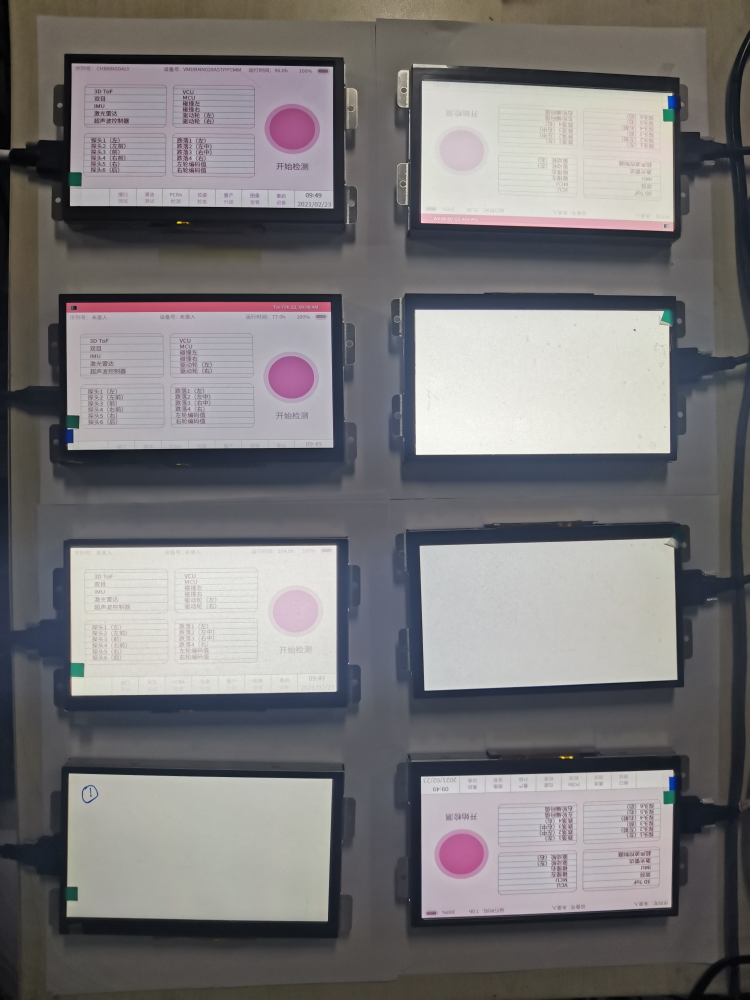
#> input picture img/1.jpeg, 3000 x 4000 px, given in place of the camera (shown at 1/4 size)
$ python main.py
#> lines starting #> are read from the running program, lines starting #| are printed output that depends on the picture; after the words box and inside, x2 and y2 are one past the last pixel; in counts of white or black regions, pixels touching at a corner belong together
#> further down, frame is the input picture: shape (4000, 3000, 3); mean B, G, R 120.7, 119.3, 121.4
### area_extract.py
import cv2 as cv
import os
import numpy as np
import copy


# [5 lines left out: function read_picture, not called in this run]


def thres_segmentation(img_src,open_kernel_size,close_kernel_size,window_num):
    """
    :param img_src: 输入图像
    :param open_kernel_size: 开操作核大小
    :param close_kernel_size: 闭操作核大小
    :param window_num: 显示屏个数
    :return: 分割结果img_result 单张图片roi_list
    """
#> called with open_kernel_size = 25, close_kernel_size = 20, window_num = 8
    img_gray = cv.cvtColor(img_src,cv.COLOR_BGR2GRAY)
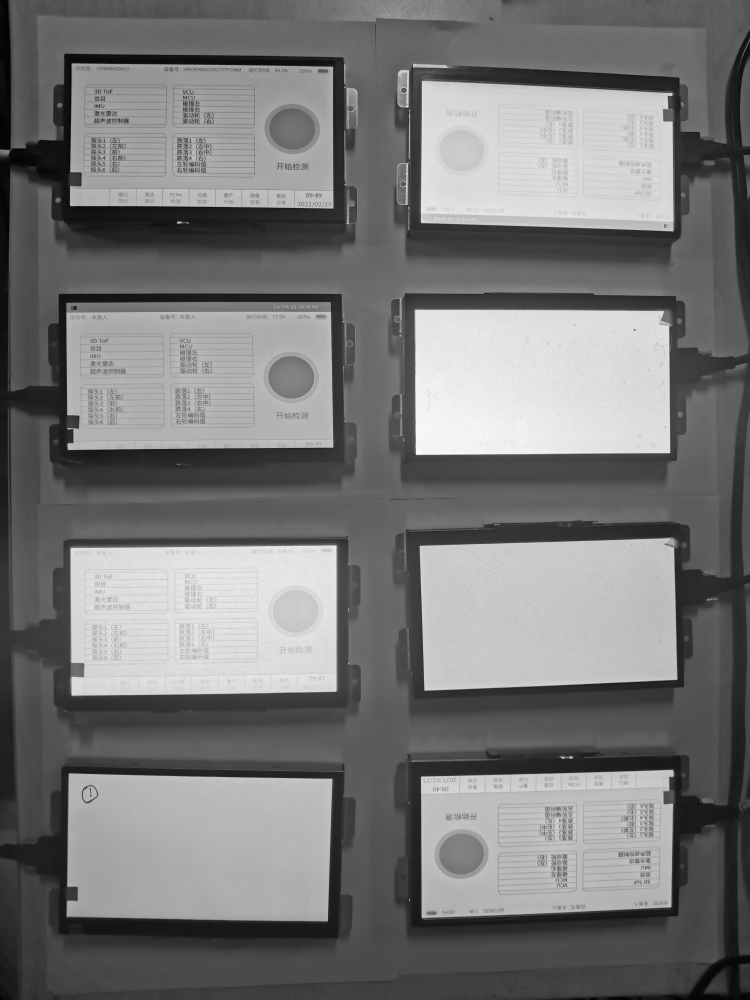
#> img_gray: shape (4000, 3000) (shown at 1/4 size); min 0, max 255, mean 120.1
    img_hsv = cv.cvtColor(img_src,cv.COLOR_BGR2HSV)
#> img_hsv: shape (4000, 3000, 3); mean H, S, V 80, 31.1, 126.3

    ret1, th_Binary = cv.threshold(img_gray,205,255,cv.THRESH_BINARY)
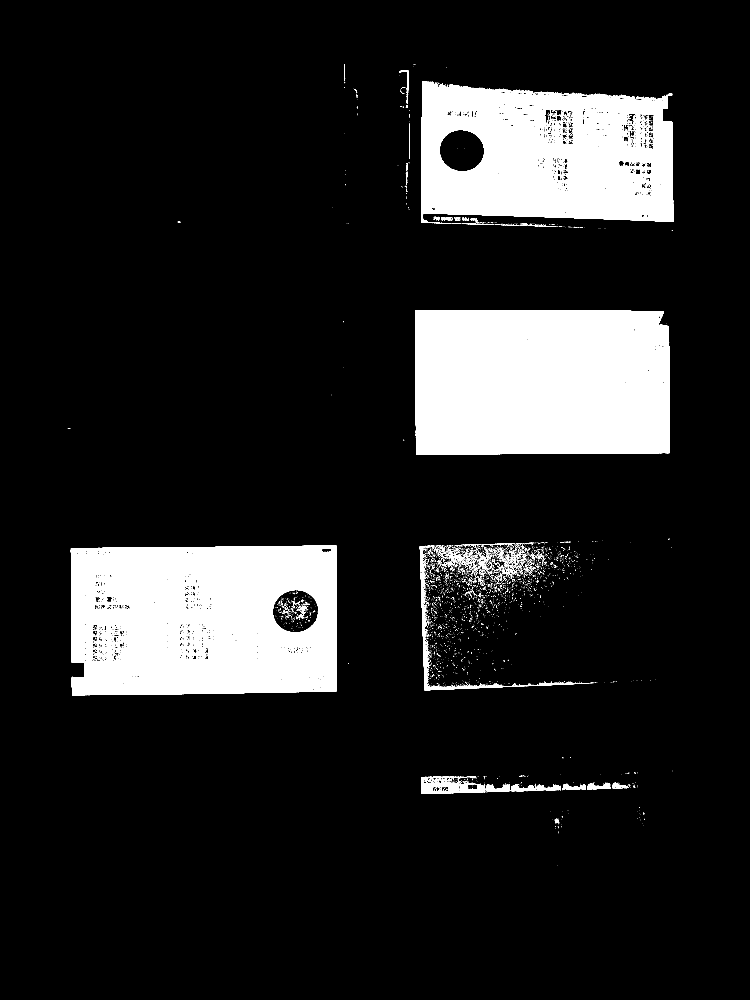
#> th_Binary: shape (4000, 3000) (shown at 1/4 size); 13.4% white; 4464 white regions (4141 under 20 px), largest, box (x1, y1, x2, y2) and area: (1661, 1240, 2680, 1819) 579599, (283, 2182, 1346, 2782) 543958, (1684, 325, 2693, 894) 391420
    ret2, th_Ostu = cv.threshold(img_hsv[:,:,2],127,255, cv.THRESH_OTSU)
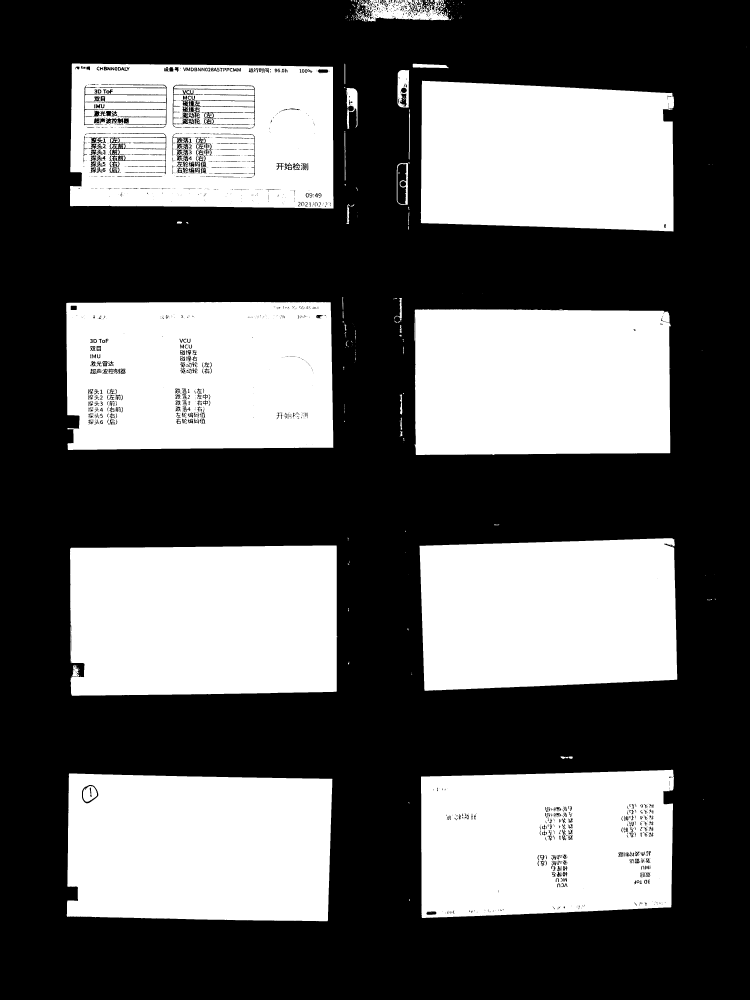
#> th_Ostu: shape (4000, 3000) (shown at 1/4 size); 39% white; 634 white regions (457 under 20 px), largest, box (x1, y1, x2, y2) and area: (280, 2181, 1349, 2783) 625193, (265, 1208, 1334, 1800) 598490, (267, 3094, 1330, 3685) 592985
#> ret2 = 139

    kernel_open = cv.getStructuringElement(cv.MORPH_RECT, (open_kernel_size, open_kernel_size))
    img_hsv_result = cv.morphologyEx(th_Ostu, cv.MORPH_OPEN, kernel_open)
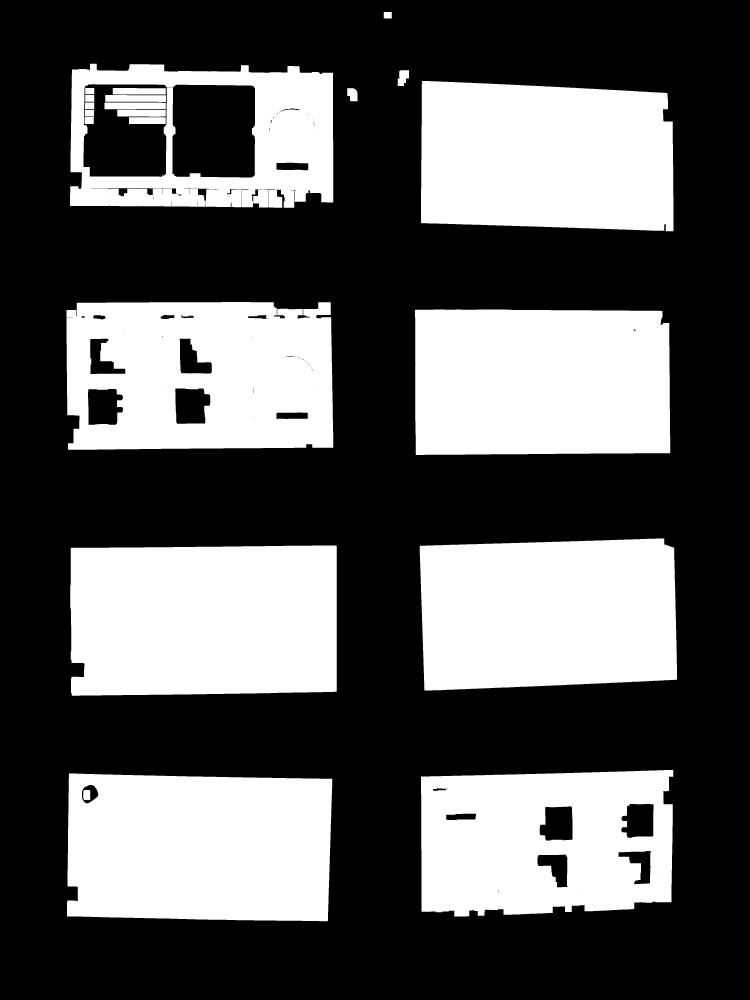
#> img_hsv_result: shape (4000, 3000) (shown at 1/4 size); 36.2% white; 24 white regions, largest, box (x1, y1, x2, y2) and area: (281, 2182, 1347, 2783) 623625, (268, 3094, 1329, 3685) 592808, (1660, 1238, 2681, 1820) 584185
    kernel_open = cv.getStructuringElement(cv.MORPH_RECT, (open_kernel_size, open_kernel_size))
    img_gray_result = cv.morphologyEx(th_Binary,cv.MORPH_OPEN,kernel_open)
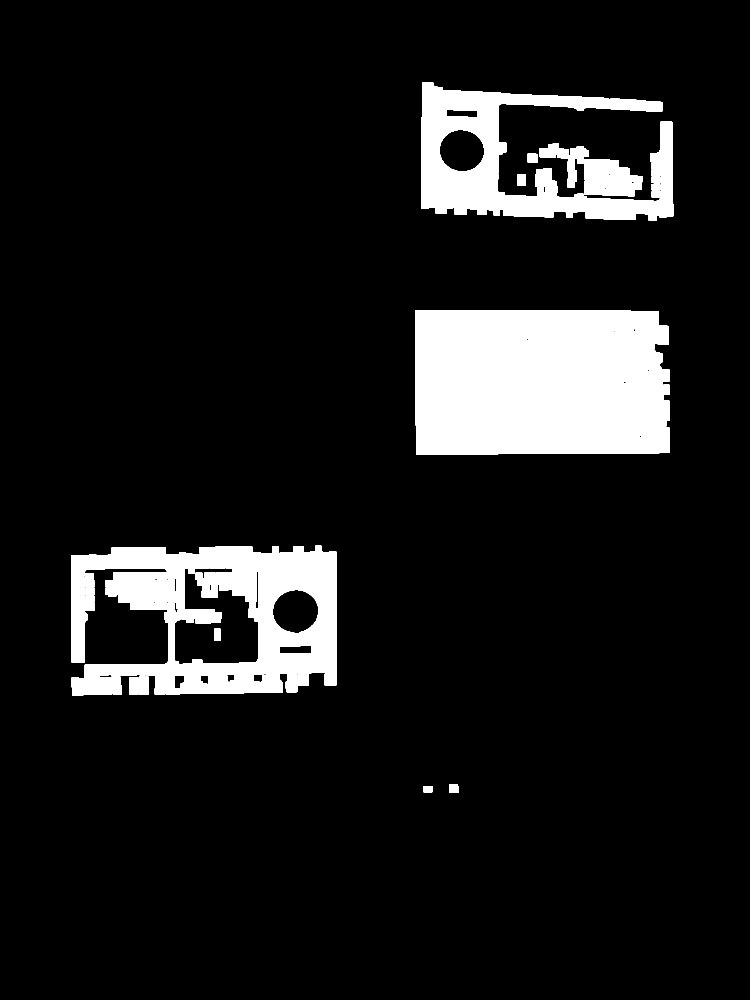
#> img_gray_result: shape (4000, 3000) (shown at 1/4 size); 10.3% white; 47 white regions


    # 解决两块显示屏挨在一起过亮的问题
    contours_thres, _ = cv.findContours(
        img_gray_result, cv.RETR_TREE, cv.CHAIN_APPROX_SIMPLE)
#> contours_thres = 99 contours, 37 with area under 20; largest, box (x1, y1, x2, y2) and area: (1661, 1240, 2680, 1819) 572848, (284, 2183, 1346, 2706) 308717, (1685, 329, 2693, 884) 253058, (1090, 2359, 1275, 2537) 24594, (1757, 518, 1938, 687) 23465
    contours_ostu, _ = cv.findContours(
        img_hsv_result, cv.RETR_TREE, cv.CHAIN_APPROX_SIMPLE)
#> contours_ostu = 131 contours, 79 with area under 20; largest, box (x1, y1, x2, y2) and area: (281, 2182, 1347, 2783) 621924, (266, 1208, 1333, 1799) 606954, (268, 3094, 1329, 3685) 594682, (1660, 1238, 2681, 1820) 582617, (1679, 2154, 2708, 2762) 579836

    # 解决难以发现的小轮廓导致下面判断轮廓数量数显问题
    for i in range(len(contours_ostu)):
        area = cv.contourArea(contours_ostu[i])
        if area < 20:
            delete_idx = i
            contours_ostu = contours_ostu[:delete_idx] + contours_ostu[delete_idx+1:]
#> this loop made 87 passes
#> area on passes 1, 2, 3, 4, 8, 11, 12, 13, 14, 16, 17, 20: 594682, 3628.5, 1035, 544199.5, 8401.5, 14805.5, 441.5, 621924, 579835.5, 42.5, 606954.5, 17302.5
    # show(img_gray_result, "th")
    # show(img_hsv_result, "th_ostu", )
    # show(img_src, "src", True)
    if len(contours_ostu) >= len(contours_thres):
        contours = contours_ostu
        img_result = img_hsv_result
    else:
        contours = contours_thres
        img_result = img_gray_result
    roi_list = get_roi(img_src, contours, window_num)

    return img_result,roi_list


# 黑色背景
# def thres_segmentation(img_path,open_kernel_size,close_kernel_size,window_num):
#     img_src = cv.imread(img_path)
#
#     img_hsv = cv.cvtColor(img_src,cv.COLOR_BGR2HSV)
#     print(img_hsv.shape)
#     # lower与upper用于调节hsv中颜色区间的
#     # lower = np.array([0, 0, 127])
#     # upper = np.array([179, 255, 255])
#     # mask = cv.inRange(img_hsv,lower,upper)
#     # ret, th = cv.threshold(mask,127,255,cv.THRESH_BINARY)
#     show(img_hsv[:,:,2],"V",True)
#     ret, th = cv.threshold(img_hsv[:,:,2],0,255, cv.THRESH_OTSU)
#
#     show(th,"th",True,stack_img=img_src)
#
#     # 去噪
#     kernel_open = cv.getStructuringElement(cv.MORPH_RECT, (open_kernel_size, open_kernel_size))
#     img_result = cv.morphologyEx(th, cv.MORPH_OPEN, kernel_open)
#     # show(img_result,"open_and_binary",True,stack_img=resized_img_src)
#
#     kernel_close = cv.getStructuringElement(cv.MORPH_RECT, (close_kernel_size, close_kernel_size))
#     img_result = cv.morphologyEx(img_result, cv.MORPH_CLOSE, kernel_close)
#     show(img_result,"close_and_binary",True,img_src)
#     # edge = cv.Canny(img_result)
#     # img_result = cv.cvtColor(img_result,cv.COLOR_GRAY2BGR)
#     # img_result = cv.bitwise_and(img_src, img_result)
#     roi_list = get_roi(img_src,img_result, window_num)
#
#     return img_result,roi_list,img_src


# [64 lines left out: functions get_roi, get_single_roi, show, not called in this run]


# [9 lines that do not run on import are left out]
            # show(roi,"roi",True)

### main.py
# 程序入口
from area_extract import *
from color_analysis import *

if __name__ == '__main__':

    # 摄像头实时版本
    for cn_num in range(0, 5):
        cap = cv.VideoCapture(cn_num)
        if cap.isOpened():
            break
    while True:
        ret, frame = cap.read()
        # frame = cv.imread("black_img/sample/camera5.png")
#> (the run stopped early here; a loop or call above may not have finished)

$ run again, on img/2.jpeg
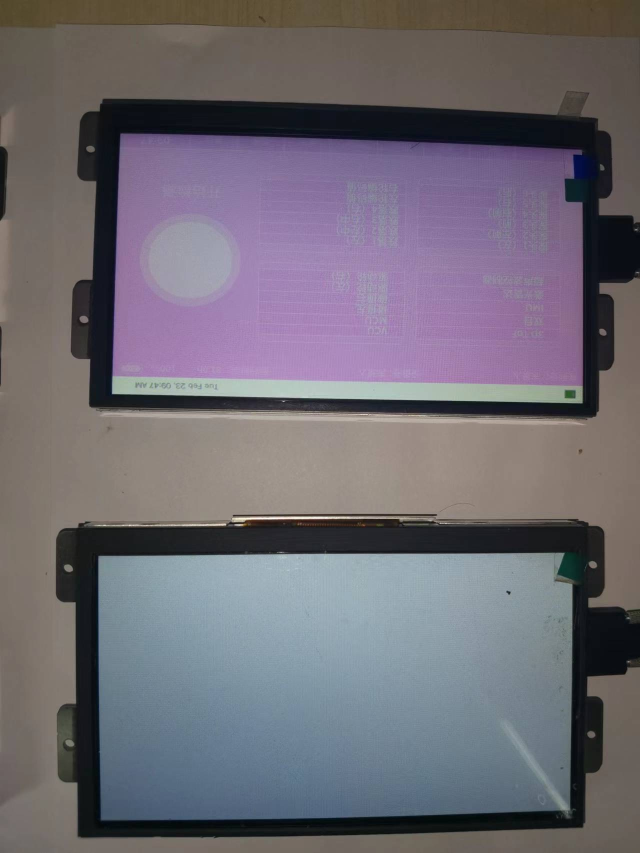
#> input picture img/2.jpeg, 1280 x 1706 px, given in place of the camera (shown at 1/2 size)
#> frame is the input picture: shape (1706, 1280, 3); mean B, G, R 114.6, 106.2, 110.5
#> img_hsv: shape (1706, 1280, 3); mean H, S, V 73.6, 55.6, 122.5
#> in thres_segmentation, `ret1, th_Binary = cv.threshold(img_gray,205,255,cv.THRESH_BINARY)`:
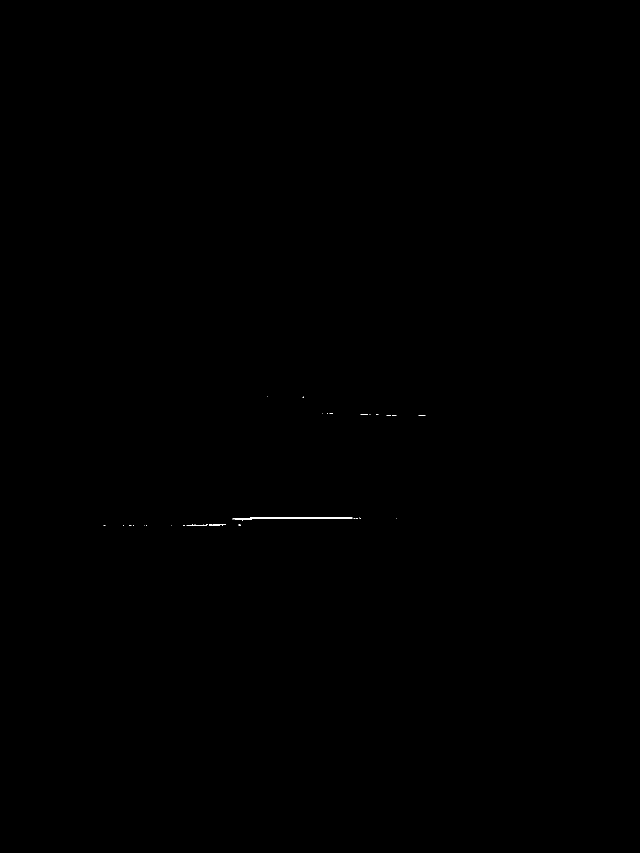
#> th_Binary: shape (1706, 1280) (shown at 1/2 size); 0.04% white; 28 white regions (25 under 20 px), largest, box (x1, y1, x2, y2) and area: (465, 1034, 705, 1041) 727, (418, 1048, 451, 1051) 59, (373, 1048, 416, 1051) 51
#> th_Ostu: shape (1706, 1280); 81.4% white; 161 black regions (125 under 20 px), largest, box (x1, y1, x2, y2) and area: (112, 1038, 1280, 1677) 177620, (142, 181, 1280, 838) 173172, (591, 0, 1280, 320) 43418
#> ret2 = 90
#> in thres_segmentation, `img_hsv_result = cv.morphologyEx(th_Ostu, cv.MORPH_OPEN, kernel_open)`:
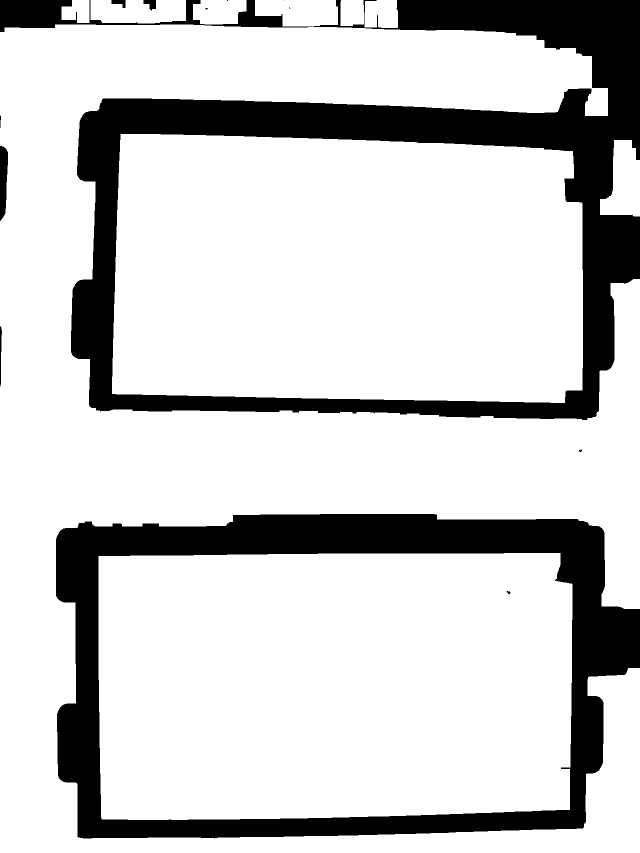
#> img_hsv_result: shape (1706, 1280) (shown at 1/2 size); 80.1% white; 13 black regions (4 under 20 px)
#> img_gray_result: shape (1706, 1280); every value is 0
#> contours_thres = []
#> in thres_segmentation, `contours_ostu, _ = cv.findContours( img_hsv_result, cv.RETR_TREE, cv.C..`: contours_ostu = 14 contours, 2 with area under 20; largest, box (x1, y1, x2, y2) and area: (0, 49, 1280, 1706) 734178, (197, 1106, 1145, 1640) 492695, (224, 268, 1166, 806) 477781, (1200, 280, 1280, 433) 8342, (181, 0, 372, 47) 7648
#> the loop in thres_segmentation, `for i in range(len(contours_ostu)):` made 13 passes
#> area on passes 1 to 8: 492695, 40.5, 8341.5, 477781, 734178, 30, 3409, 2268.5
